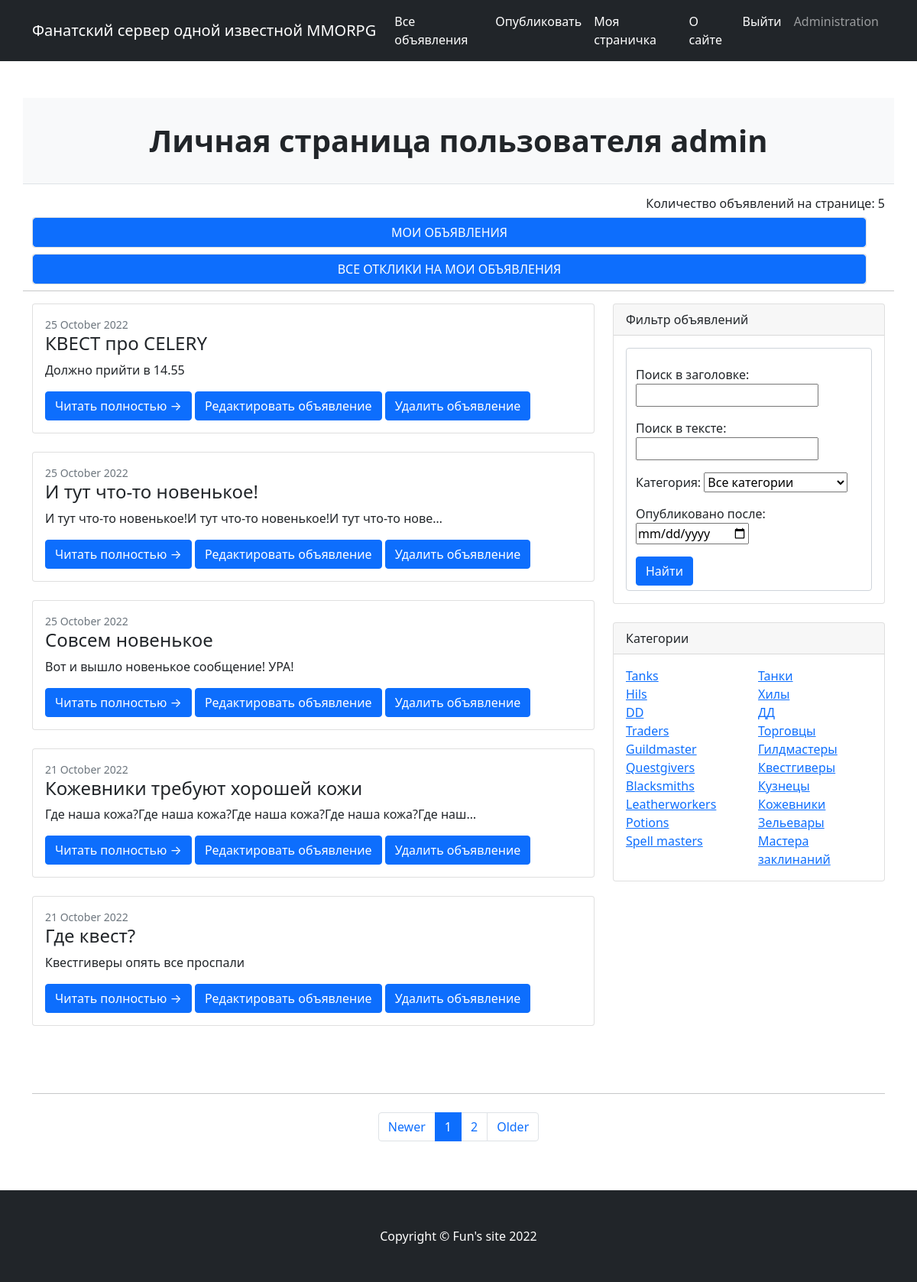
Screenshot of /board/myads/ (signed in) with the database file from the repository.
### board/models.py (models this page shows, shortened)
class Ad(models.Model):
    TYPE = (
        ('Tanks', 'Танки'),
        ('Hils', 'Хилы'),
        ('DD', 'ДД'),
        ('Traders', 'Торговцы'),
        ('Guildmaster', 'Гилдмастеры'),
        ('Questgivers', 'Квестгиверы'),
        ('Blacksmiths', 'Кузнецы'),
        ('Leatherworkers', 'Кожевники'),
        ('Potions', 'Зельевары'),
        ('Spell masters', 'Мастера заклинаний'),
    )
    author = models.ForeignKey(User, on_delete=models.CASCADE, verbose_name='Автор объявления')
    title = models.CharField(max_length=64, verbose_name='Заголовок объявления')
    text = models.TextField(verbose_name='Текст объявления')
    category = models.CharField(max_length=16, choices=TYPE, default='Tanks', verbose_name='Категория объявления')
    dt_create = models.DateTimeField(auto_now_add=True)
    isnew = models.BooleanField(default=True)
    uploads = models.FileField(upload_to='uploads/', blank=True, verbose_name='Загрузить файл')
    def get_absolute_url(self):
        return reverse('ad_detail', args=[str(self.id)])

### board/views.py (the view)
# urls.py: path('myads/', MyAdList.as_view(), name='my_ads'),
class MyAdList(PermissionRequiredMixin, ListView):
    permission_required = ('board.view_ad',
                           'board.delete_ad',
                           'board.change_ad',
                           'board.view_response',
                           'board.delete_response',
                           'board.change_response',
                           )
    model = Ad
    ordering = '-dt_create'
    template_name = 'myads.html'
    context_object_name = 'myads'
    paginate_by = 5
    def get_filter(self):
        queryset = super().get_queryset()
        return MyAdFilter(self.request.GET, queryset=queryset.filter(author=self.request.user))
    def get_queryset(self):
        return self.get_filter().qs
    def get_context_data(self, *args, **kwargs):
        return {
            **super().get_context_data(*args, **kwargs),
            'filterset': self.get_filter(),
        }

### board/context_processors.py (called while the page is built)
def navigate_context(request):
    category_type = Ad.TYPE
    current_user = request.user
    isaut = True if current_user.is_authenticated else False
    test = 'Оставь здесь свой отклик'
    responses = Response.objects.all()
    context = {
        'responses': responses,
        'vartest': test,
        'category_type': category_type,
        'current_user': current_user,
        'isaut': isaut,
    }
    return context

### board/templatetags/custom_tags.py (called while the page is built)
@register.simple_tag(takes_context=True)
def url_replace(context, **kwargs):
   d = context['request'].GET.copy()
   for k, v in kwargs.items():
       d[k] = v
   return d.urlencode()

### templates/myads.html (shortened to what this page needs)
{% extends 'flatpages/default.html' %}
{% load custom_tags %}
{% block content %}
<header class="py-3 bg-light border-bottom mb-3">
    <div class="container">
        <div class="text-center my-3">
            <h1 class="fw-bolder">Личная страница пользователя {{user.username}}</h1>
        </div>
    </div>
</header>
<h6 align='right' > Количество объявлений на странице: {{myads|length}}</h6>
<div class="row">
    <div class="col-lg-12">
        <div class="card mb-2">
            <a class="btn btn-primary" href="{% url 'my_ads' %}">МОИ ОБЪЯВЛЕНИЯ</a>
        </div>
        <div class="col-lg-12">
            <div class="card mb-2">
                <a class="btn btn-primary" href="{% url 'my_responses' %}">ВСЕ ОТКЛИКИ НА МОИ ОБЪЯВЛЕНИЯ</a>
            </div>
        </div>
    </div>
</div>
<hr>
<div class="col-lg-8">
    {% if myads %}
    <div class="row">
        <div class="col-lg-12">
            {% for ad in myads %}
            <div class="card mb-4">
                <div class="card-body">
                    <div class="small text-muted">{{ ad.dt_create|date:'d F Y' }}</div>
                    <h2 class="card-title h4">{{ ad.title }}</h2>
                    <p class="card-text">{{ ad.text|truncatechars:64 }}</p>
                    <a class="btn btn-primary" href="{{ ad.get_absolute_url }}">Читать полностью →</a>
                    <a class="btn btn-primary" href="{% url 'ad_edit' ad.pk %}">Редактировать объявление</a>
                    <a class="btn btn-primary" href="{% url 'ad_delete' ad.pk %}">Удалить объявление</a>
                </div>
            </div>
            {% endfor %}
        </div>
    </div>
    {% else %}
    <h3> У вас нет ни одного объявления.</h3>
    <a class="btn btn-primary" href="{% url 'ad_create' %}">Разместите свое первое объявление →</a>
    {% endif %}
</div>
<div class="col-lg-4">
    <div class="card mb-4">
        <div class="card-header">Фильтр объявлений</div>
        <div class="card-body">
            <form class="form-control" type="text" align='' action="" method="get">
                <p>{{ filterset.form.as_p }}</p>
                <input class="btn btn-primary" type="submit" value="Найти">
            </form>
        </div>
    </div>
    <div class="card mb-4">
        <div class="card-header">Категории</div>
        <div class="card-body">
            <div class="row">
                <div class="col-sm-6">
                    <ul class="list-unstyled mb-0">
                        {% for cat in category_type %}
                        <li><a href="http://127.0.0.1:8000/board/myads/?title=&text=&category={{cat.0}}&dt_create=">{{cat.0}}</a>
                        </li>
                        {% endfor %}
                    </ul>
                </div>
                <div class="col-sm-6">
                    <ul class="list-unstyled mb-0">
                        {% for cat in category_type %}
                        <li><a href="http://127.0.0.1:8000/board/myads/?title=&text=&category={{cat.0}}&dt_create=">{{cat.1}}</a>
                        </li>
                        {% endfor %}
                    </ul>
                </div>
            </div>
        </div>
    </div>
</div>
<p><strong>&nbsp;</strong></p>
<nav aria-label="Pagination">
    <hr class="my-4"/>
    <ul class="pagination justify-content-center my-4">
        <li class="page-item"><a class="page-link" href="?{% url_replace page=1 %}" tabindex="-1" aria-disabled="true">Newer</a></li>
        <li class="page-item active"><a class="page-link" href="?page={{page_obj.number}}">{{page_obj.number}}</a></li>
        {% if page_obj.has_next %}
            <li class="page-item">
                <a class="page-link" href="?{% url_replace page=page_obj.next_page_number %}">{{page_obj.next_page_number}}</a>
            </li>
        {% endif %}
        <li class="page-item"><a class="page-link" href="?{% url_replace page=page_obj.paginator.num_pages %}">Older</a></li>
    </ul>
</nav>
{% endblock content %}

### rows the page displays
Ad: dt_create "25 October 2022", title "КВЕСТ про CELERY", text "Должно прийти в 14.55"
Ad: dt_create "25 October 2022", title "И тут что-то новенькое!", text "И тут что-то новенькое!И тут что-то новенькое!И тут что-то нове…"
Ad: dt_create "25 October 2022", title "Совсем новенькое", text "Вот и вышло новенькое сообщение! УРА!"
Ad: dt_create "21 October 2022", title "Кожевники требуют хорошей кожи", text "Где наша кожа?Где наша кожа?Где наша кожа?Где наша кожа?Где наш…"
Ad: dt_create "21 October 2022", title "Где квест?", text "Квестгиверы опять все проспали"

### other values shown
{{ user.username }} "admin"
{{ myads|length }} "5"
{{ cat.0 }} "Tanks" "Hils" "DD" "Traders" "Guildmaster" "Questgivers" "Blacksmiths" "Leatherworkers" "Potions" "Spell masters"
{{ cat.1 }} "Танки" "Хилы" "ДД" "Торговцы" "Гилдмастеры" "Квестгиверы" "Кузнецы" "Кожевники" "Зельевары" "Мастера заклинаний"
{{ page_obj.number }} "1"
{{ page_obj.next_page_number }} "2"
